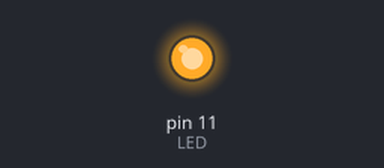
Simulated run of this sketch. Board: Arduino Uno, built with avr-gcc and run on an emulated ATmega328P. Parts: output pins drawn as LEDs (lit = HIGH).

Above: at 1.3 s.
At 5.1 s:
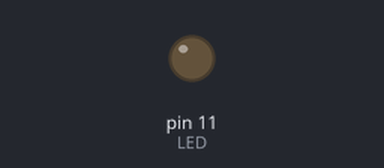
Timing chart, 0 to 9.8 s (numbered marks = the images above):
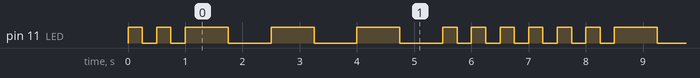

Measured:
- by itself, pin 11 (LED): repeats every 7.5 s: LOW 0.25 s, HIGH 0.25 s, LOW 0.25 s, 3 × (HIGH 0.75 s, LOW 0.75 s), 4 × (HIGH 0.25 s, LOW 0.25 s), HIGH 0.25 s
- by itself, everything shown: repeats every 7.5 s, in 18 steps

The sketch:

Blinking.ino
```cpp
/*
Blink sketch
12th Jan 2015
*/

 //creating global variables that are accessible to all parts of the code
 //N.B: variable names are case-sensitive in Arduino
 int LED = 11;
 int dot = 250;
 int dash = 750;
 int firstLetter = 2;
 int secondLetter = 3;
 int thirdLetter = 4;

//N.B: Every sketch must have a setup() and a loop() funciton.
void setup(){
  pinMode(LED, OUTPUT);      //In this case, pin 11 is declared to be an output
}

void loop(){
  /*
  syntax of a for loop:
  for(start condition; end condition; increment amount){
    stuff to do while the loop is executing/running
  }

  */


  for(int blinks = 0; blinks < firstLetter; blinks++){
   digitalWrite(LED, HIGH);  //digitalWrite() needs to know first, what pin to change - i.e. "LED" - followed by what value to change it to - i.e "HIGH"
   delay(dot);
   digitalWrite(LED, LOW);
   delay(dot);
  }

  for(int blinks = 0; blinks < secondLetter; blinks++){
   digitalWrite(LED, HIGH);
   delay(dash);
   digitalWrite(LED, LOW);
   delay(dash);
  }

    for(int blinks = 0; blinks < thirdLetter; blinks++){
   digitalWrite(LED, HIGH);
   delay(dot);
   digitalWrite(LED, LOW);
   delay(dot);
  }

}
```
